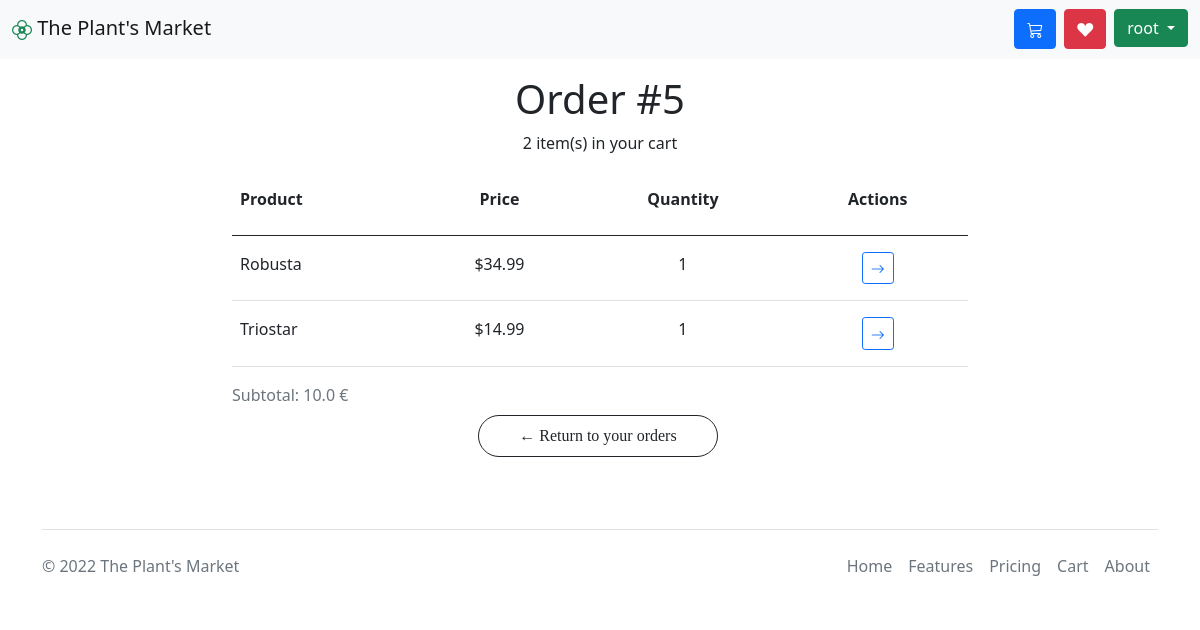
Page /accounts/orders/5 (signed in) on the committed database.
### store/models.py (models this page shows, shortened)
class Shopper(AbstractUser):
    favorite = models.ManyToManyField(Product)

class Order(models.Model):
    order = models.ForeignKey(Cart, on_delete=models.SET_NULL, null=True)
    price = models.FloatField()
    user = models.ForeignKey(AUTH_USER_MODEL, on_delete=models.CASCADE)

class OrderProduct(models.Model):
    product = models.ForeignKey(Product, on_delete=models.CASCADE, null=True)
    order_id = models.ForeignKey(Order, on_delete=models.CASCADE)
    quantity = models.IntegerField()

class Product(models.Model):
    name = models.CharField(max_length=128)
    slug = models.SlugField(max_length=128)
    price = models.FloatField(default=0.0)
    quantity = models.IntegerField(default=0)
    description = models.TextField(blank=True)
    picture = models.ImageField(upload_to='img', blank=False, null=True)
    category = models.ForeignKey(Category, on_delete=models.SET_NULL, null=True)

### account/views.py (the view)
# urls.py: path('accounts/orders/<int:id>', order_details, name='order_details'),
@login_required
def order_details(request, id):
    order = Order.objects.get(user=request.user, id=id)
    ordered_products = OrderProduct.objects.filter(order_id=order)
    return render(request, 'account/user_order_details.html', {"order": order, "products": ordered_products})

### account/templates/account/user_order_details.html
{% extends 'base.html' %}
{% load static %}
{% block content %}
    <section class="pt-3 pb-5">
        <div class="container">
            <div class="row">
                <div class="col-lg-2 col-md-2 col-2"></div>
                <div class="col-lg-8 col-md-8 col-8">
                    <h3 class="display-6 mb-2 text-center">Order #{{ order.id }}</h3>
                    <p class="mb-3 text-center">
                        {{ products.count }} item(s) in your cart
                    </p>
                    <table class="table table-condensed table-responsive">
                        <thead>
                        <tr>
                            <td>
                                <div class="row">
                                    <div class="col-md-9 mt-sm-2">
                                        <p class="center"><b>Product</b></p>
                                    </div>
                                </div>
                            </td>
                            <td>
                                <div class="mt-sm-2">
                                    <p class="text-center"><b>Price</b></p>
                                </div>
                            </td>
                            <td>
                                <div class="mt-sm-2">
                                    <p class="text-center"><b>Quantity</b></p>
                                </div>
                            </td>
                            <td>
                                <div class="mt-sm-2">
                                    <p class="text-center"><b>Actions</b></p>
                                </div>
                            </td>
                        </tr>
                        </thead>
                        <tbody>
                        {% for product in products %}
                            <tr>
                                <td data-th="Product">
                                    <div class="row">
                                        <div class="col-md-9 mt-sm-2">
                                            {{ product.product.name }}{{ org }}
                                        </div>
                                    </div>
                                </td>
                                <td data-th="Price">
                                    <div class="mt-sm-2">
                                        <p class="text-center">${{ product.product.price }}</p>
                                    </div>
                                </td>
                                <td data-th="Quantity">
                                    <div class="mt-sm-2">
                                        <p class="text-center">{{ product.quantity }}</p>
                                    </div>
                                </td>
                                <td class="actions">
                                    <div class="mt-sm-2 text-center">
                                        <a href="{% url 'product_detail' product.product.slug %}"
                                           class="btn btn-outline-primary btn-sm btn-md mb-2">
                                            <i class="bi bi-arrow-right"></i>
                                        </a>
                                    </div>
                                </td>
                            </tr>
                        {% endfor %}
                        </tbody>
                    </table>
                    <div class="row">
                        <div class="col-lg-6 col-md-6 col-6 text-muted">
                            Subtotal: {{ order.price }} €
                        </div>
                    </div>
                    <div class="col-lg-auto text-center mx-auto">
                        <a href="{% url 'my_account:orders' %}" class="btn btn-outline-dark btn-filter rounded-pill px-2 py-2 mt-2 me-1">← Return to your
                            orders</a>
                    </div>
                </div>
                <div class="col-lg-2 col-md-2 col-2"></div>
            </div>
        </div>
    </section>
{% endblock %}

### templates/base.html (shortened to what this page needs)
{% load static %}
<!DOCTYPE html>
<html lang="en">
<head>
    <link href="https://cdn.jsdelivr.net/npm/bootstrap@5.0.2/dist/css/bootstrap.min.css" rel="stylesheet"
>
    <link rel="stylesheet" href="https://cdn.jsdelivr.net/npm/bootstrap-icons@1.9.1/font/bootstrap-icons.css">
    <link rel="stylesheet" href="{% static 'css/signin.css' %}">
    <link rel="stylesheet" href="{% static 'css/custom.css' %}">
</head>
<header>
    <nav class="navbar navbar-light bg-light">
        <div class="container-fluid">
            <a class="navbar-brand" href="{% url 'index' %}"><i class="bi bi-flower2 text-success"></i>&nbsp;The Plant's
                Market</a>
            <form class="d-flex">
                {% if user.cart %}
                    <a href="{% url 'cart' %}" class="btn btn-primary me-2"><i class="bi bi-cart3"></i></a>
                {% endif %}
                {% if user.is_authenticated %}
                    <a href="{% url 'show-favorite' %}" class="btn btn-danger me-2"><i
                            class="bi bi-suit-heart-fill"></i></a>
                    <div class="dropdown">
                        <button class="btn btn-success dropdown-toggle" type="button" id="dropdownMenuLink"
                                data-bs-toggle="dropdown" aria-expanded="false">
                            {{ user.username }}
                        </button>
                    </div>
                {% else %}
                    <a href="{% url 'login' %}" class="btn btn-success">Login</a>
                {% endif %}
            </form>
        </div>
    </nav>
</header>
<body>
{% block content %}
{% endblock %}
<div class="container mt-4">
    <footer class="d-flex flex-wrap justify-content-between align-items-center py-3 my-4 border-top">
        <p class="col-md-4 mb-0 text-muted">© 2022 The Plant's Market</p>
        <ul class="nav col-md-4 justify-content-end">
            <li class="nav-item"><a href="#" class="nav-link px-2 text-muted">Home</a></li>
            <li class="nav-item"><a href="#" class="nav-link px-2 text-muted">Features</a></li>
            <li class="nav-item"><a href="#" class="nav-link px-2 text-muted">Pricing</a></li>
            <li class="nav-item"><a href="#" class="nav-link px-2 text-muted">Cart</a></li>
            <li class="nav-item"><a href="#" class="nav-link px-2 text-muted">About</a></li>
        </ul>
    </footer>
</div>
</body>
</html>

### store/static/css/signin.css (style rules this page uses)
.bi { vertical-align: -.125em; fill: currentColor; }

### store/static/css/custom.css (style rules this page uses)
.btn-filter { text-decoration: none; padding: 2% 20%; border-radius: 25%; font-family: Poppins; padding-left: 5vmin !important; padding-right: 5vmin !important; }

### rows in the picture
Shopper: username "root"
Order: id "5", price "10.0"
OrderProduct: product.name "Robusta", product.price "34.99", quantity "1"
OrderProduct: product.name "Triostar", product.price "14.99", quantity "1"

### other values in the picture
{{ products.count }} "2"
